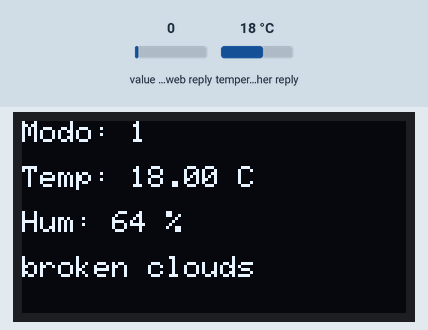
Recording of a sketch running on a simulated ESP32. On the bench: 128×64 one-colour display. The inputs (shaded band) are chosen by the test bench; at power-on: value in the web reply 0, temperature in the weather reply 18 °C. WiFi joins after 1.5 s; servers stay silent unless stated; web services answer with replies made up by the test bench; what the sketch prints to the serial monitor is not drawn.

Above: at 60.7 s.

The sketch:

main.ino
```cpp
#include <WiFi.h>
#include <HTTPClient.h>
#include <ArduinoJson.h>
#include <Wire.h>
#include <Adafruit_GFX.h>
#include <Adafruit_SSD1306.h>

#define SCREEN_WIDTH 128
#define SCREEN_HEIGHT 64
Adafruit_SSD1306 display(SCREEN_WIDTH, SCREEN_HEIGHT, &Wire, -1);

// 🔑 Config WiFi
const char* ssid = "NETFLIX_HD_SinLag";
const char* password = "D3v0ps#N3tw0rk2025";

// 🌦️ API OpenWeatherMap
const String city = "Bogota";
const String apiKey = "24e6bb7d702ebfa414bcbac7b6d3c241";
const String units = "metric";   // Celsius
const String lang = "es";        // Español

// ☁️ ThingSpeak
String serverUpdate = "http://api.thingspeak.com/update";
String apiKeyWrite = "OWXK8AF3NXEIAUIR";
String serverRead = "https://api.thingspeak.com/channels/3132847/fields/1/last.json?api_key=G974JJ8XW07YP5ZX";


unsigned long lastTime = 0;
unsigned long timerDelay = 60000; // cada 60 segundos
int modo = 1; // 1=clima, 2=sistema, 3=frecuencia rápida

void setup() {
  Serial.begin(115200);
  Wire.begin(21, 22);

  // Inicializar pantalla OLED
  display.begin(SSD1306_SWITCHCAPVCC, 0x3C);
  display.clearDisplay();
  display.setTextSize(1);
  display.setTextColor(SSD1306_WHITE);
  display.setCursor(0, 10);
  display.println("Conectando WiFi...");
  display.display();

  // Conectar WiFi
  WiFi.begin(ssid, password);
  while (WiFi.status() != WL_CONNECTED) {
    delay(500);
    Serial.print(".");
  }
  Serial.println("\nWiFi conectado!");
  display.clearDisplay();
  display.setCursor(0, 10);
  display.println("WiFi conectado!");
  display.display();
  delay(1000);
}

void loop() {
  if ((millis() - lastTime) > timerDelay) {
    if (WiFi.status() == WL_CONNECTED) {
      // 🧠 1️⃣ Leer comando remoto de ThingSpeak
      HTTPClient http;
      http.begin(serverRead);
      int httpResponseCode = http.GET();
      if (httpResponseCode == 200) {
        String payload = http.getString();
        DynamicJsonDocument doc(512);
        deserializeJson(doc, payload);
        String comando = doc["field1"];
        Serial.println("Comando recibido: " + comando);

        if (comando == "1") modo = 1;              // Modo clima
        else if (comando == "2") modo = 2;         // Modo sistema
        else if (comando == "3") {                 // Cambiar frecuencia
          modo = 3;
          timerDelay = 10000;                      // cada 10s
        }
      }
      http.end();

      // 🌦️ 2️⃣ Obtener datos reales del clima
      HTTPClient weather;
      String weatherURL = "http://api.openweathermap.org/data/2.5/weather?q="
                          + city + "&appid=" + apiKey + "&units=" + units + "&lang=" + lang;
      weather.begin(weatherURL);
      int weatherCode = weather.GET();

      float temp = 0.0;
      int humidity = 0;
      String description = "sin datos";

      if (weatherCode == 200) {
        String wpayload = weather.getString();
        DynamicJsonDocument doc(2048);
        deserializeJson(doc, wpayload);
        temp = doc["main"]["temp"];
        humidity = doc["main"]["humidity"];
        description = doc["weather"][0]["description"].as<String>();
        Serial.println("Clima obtenido correctamente");
      } else {
        Serial.println("Error al obtener datos del clima");
      }
      weather.end();

      // 📤 3️⃣ Enviar datos a ThingSpeak
      HTTPClient httpSend;
      String httpRequestData = "api_key=" + apiKeyWrite +
        "&field1=" + String(temp) +
        "&field2=" + String(humidity) +
        "&field3=" + String(WiFi.RSSI());
      httpSend.begin(serverUpdate);
      httpSend.addHeader("Content-Type", "application/x-www-form-urlencoded");
      int sendCode = httpSend.POST(httpRequestData);
      Serial.println("Datos enviados -> HTTP " + String(sendCode));
      httpSend.end();

      // 🖥️ 4️⃣ Mostrar información en OLED
      display.clearDisplay();
      display.setTextSize(1);
      display.setCursor(0, 0);
      display.print("Modo: "); display.println(modo);

      if (modo == 1) { // Clima
        display.setCursor(0, 15);
        display.print("Temp: "); display.print(temp); display.println(" C");
        display.setCursor(0, 30);
        display.print("Hum: "); display.print(humidity); display.println(" %");
        display.setCursor(0, 45);
        display.println(description);
      }
      else if (modo == 2) { // Sistema
        display.setCursor(0, 15);
        display.print("WiFi: "); display.println(WiFi.SSID());
        display.setCursor(0, 30);
        display.print("RSSI: "); display.print(WiFi.RSSI()); display.println(" dBm");
        display.setCursor(0, 45);
        display.print("Uptime: "); display.println(millis() / 1000);
      }
      else if (modo == 3) {
        display.setCursor(0, 15);
        display.println("Modo rapido");
        display.setCursor(0, 30);
        display.println("Act cada 10s");
      }

      display.display();
    }
    else {
      Serial.println("WiFi desconectado");
      WiFi.reconnect();
    }
    lastTime = millis();
  }
}
```
